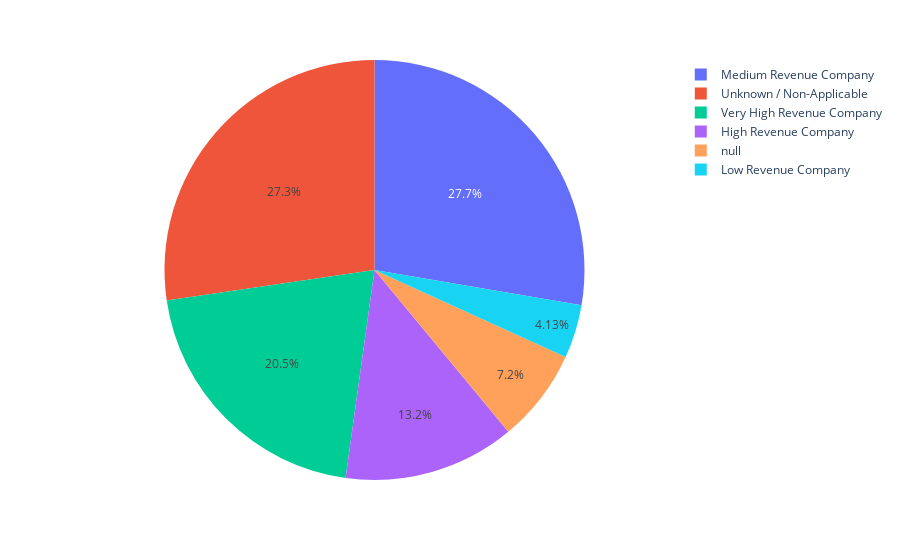

Notebook code cell kept with this figure:
### Markdown cell above
####  What is the percentage of each company revenue category ?

### Code cell
px.pie(df, names= 'revenue_categories')

### Figure 1 — Plotly figure (JSON) as saved in the notebook; plotly's stock layout.template omitted (floating-point values rounded to 4 significant figures; data arrays with more than 128 entries replaced by an {"elided": "..."} marker saying what was removed)
{"data": [{"domain": {"x": [0, 1], "y": [0, 1]}, "hovertemplate": "revenue_categories=%{label}<extra></extra>", "labels": {"elided": "2251 str values"}, "legendgroup": "", "name": "", "showlegend": true, "type": "pie"}], "layout": {"legend": {"tracegroupgap": 0}, "margin": {"t": 60}}}
